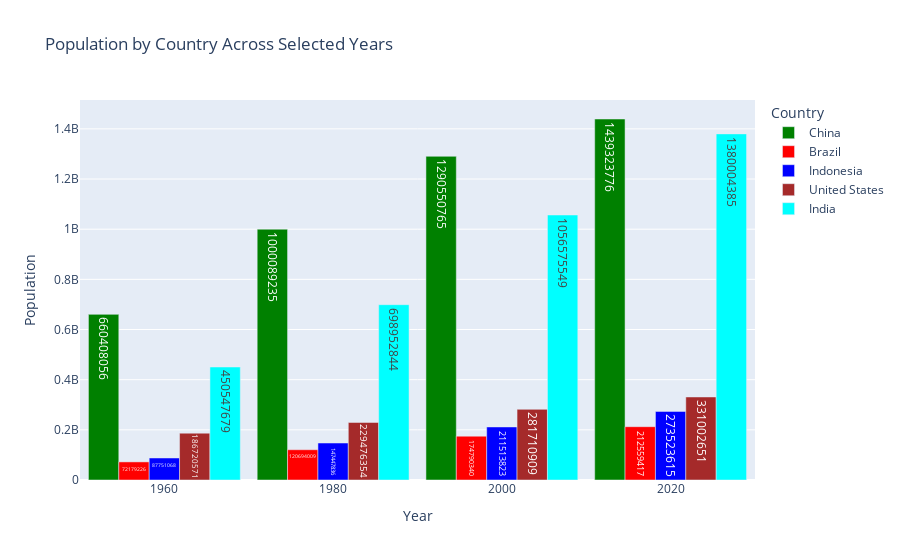

Notebook code for this chart:
### Code cell
# Your DataFrame (without pivoting)

df_sample1 = df_population[df_population['country'].isin(['United States','India','China','Indonesia','Brazil'])]
df_sample1 = df_sample1[df_sample1['year'].isin([1960,1980,2000,2020])]
df_sample1

fig = px.bar(df_sample1, x='year', y='population', color='country',
             barmode='group',
             labels={'year': 'Year', 'population': 'Population', 'country': 'Country'},
             color_discrete_sequence=['green','red','blue','brown','cyan'],
             title='Population by Country Across Selected Years',text='population')

fig.update_layout(bargap=0.1)
fig.show()

### Figure 1 — Plotly figure (JSON) as saved in the notebook; plotly's stock layout.template omitted (floating-point values rounded to 4 significant figures)
{"data": [{"alignmentgroup": "True", "hovertemplate": "Country=China<br>Year=%{x}<br>Population=%{text}<extra></extra>", "legendgroup": "China", "marker": {"color": "green", "pattern": {"shape": ""}}, "name": "China", "offsetgroup": "China", "orientation": "v", "showlegend": true, "text": [1439000000.0, 1291000000.0, 1000000000.0, 660400000.0], "textposition": "auto", "type": "bar", "x": [2020.0, 2000.0, 1980.0, 1960.0], "xaxis": "x", "y": [1439000000.0, 1291000000.0, 1000000000.0, 660400000.0], "yaxis": "y"}, {"alignmentgroup": "True", "hovertemplate": "Country=Brazil<br>Year=%{x}<br>Population=%{text}<extra></extra>", "legendgroup": "Brazil", "marker": {"color": "red", "pattern": {"shape": ""}}, "name": "Brazil", "offsetgroup": "Brazil", "orientation": "v", "showlegend": true, "text": [212600000.0, 174800000.0, 120700000.0, 72180000.0], "textposition": "auto", "type": "bar", "x": [2020.0, 2000.0, 1980.0, 1960.0], "xaxis": "x", "y": [212600000.0, 174800000.0, 120700000.0, 72180000.0], "yaxis": "y"}, {"alignmentgroup": "True", "hovertemplate": "Country=Indonesia<br>Year=%{x}<br>Population=%{text}<extra></extra>", "legendgroup": "Indonesia", "marker": {"color": "blue", "pattern": {"shape": ""}}, "name": "Indonesia", "offsetgroup": "Indonesia", "orientation": "v", "showlegend": true, "text": [273500000.0, 211500000.0, 147400000.0, 87750000.0], "textposition": "auto", "type": "bar", "x": [2020.0, 2000.0, 1980.0, 1960.0], "xaxis": "x", "y": [273500000.0, 211500000.0, 147400000.0, 87750000.0], "yaxis": "y"}, {"alignmentgroup": "True", "hovertemplate": "Country=United States<br>Year=%{x}<br>Population=%{text}<extra></extra>", "legendgroup": "United States", "marker": {"color": "brown", "pattern": {"shape": ""}}, "name": "United States", "offsetgroup": "United States", "orientation": "v", "showlegend": true, "text": [331000000.0, 281700000.0, 229500000.0, 186700000.0], "textposition": "auto", "type": "bar", "x": [2020.0, 2000.0, 1980.0, 1960.0], "xaxis": "x", "y": [331000000.0, 281700000.0, 229500000.0, 186700000.0], "yaxis": "y"}, {"alignmentgroup": "True", "hovertemplate": "Country=India<br>Year=%{x}<br>Population=%{text}<extra></extra>", "legendgroup": "India", "marker": {"color": "cyan", "pattern": {"shape": ""}}, "name": "India", "offsetgroup": "India", "orientation": "v", "showlegend": true, "text": [1380000000.0, 1057000000.0, 699000000.0, 450500000.0], "textposition": "auto", "type": "bar", "x": [2020.0, 2000.0, 1980.0, 1960.0], "xaxis": "x", "y": [1380000000.0, 1057000000.0, 699000000.0, 450500000.0], "yaxis": "y"}], "layout": {"bargap": 0.1, "barmode": "group", "legend": {"title": {"text": "Country"}, "tracegroupgap": 0}, "title": {"text": "Population by Country Across Selected Years"}, "xaxis": {"anchor": "y", "domain": [0, 1], "title": {"text": "Year"}}, "yaxis": {"anchor": "x", "domain": [0, 1], "title": {"text": "Population"}}}}
